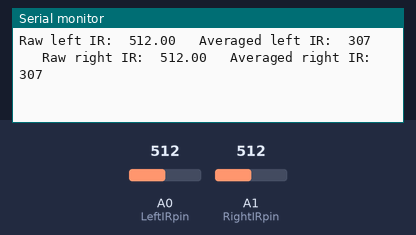
A sketch run on a simulated Arduino Uno, built with avr-gcc and run on an emulated ATmega328P. Shown: the last lines printed to the serial monitor. The inputs (shaded band) are chosen by the test bench; at power-on: A0 (LeftIRpin) = 512, A1 (RightIRpin) = 512.

Above: at 1.2 s.
1.3 s: A0 (LeftIRpin) set to 106
At 2.0 s:
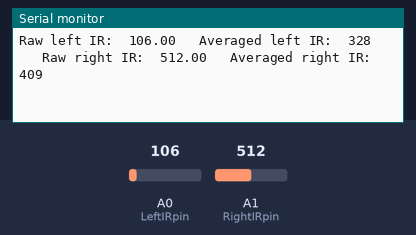
4.3 s: A0 (LeftIRpin) set to 89
At 4.7 s:
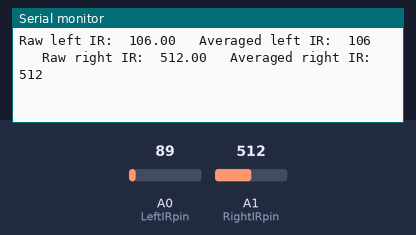
Timing chart, 0 to 7.3 s (numbered marks = the images above; inputs shaded):
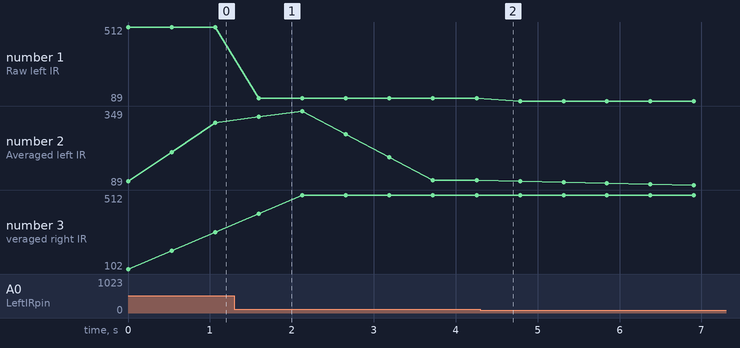

The sketch:

IR_sensor_smoothing.ino
```cpp
// This skrip recordes and averages the values for two IR sensors respectivly.

// Vectors to store IR readins
const int IRvec = 5;   // number of spaces in the vectors
int LeftIRvec[IRvec];  // Left IR sensor vector
int RightIRvec[IRvec]; // Right IR sensor vector
int IRindex = 0;        //Index number for the vector value being changed
int LeftIRtotal = 0;    // Sum of the Left IR vector
int RightIRtotal = 0;   // Sum of the right IR vector
int IRleft = 0;         // Averaged value of the left IR sensor reading
int IRright = 0;        // Averaged value of the right IR sensor readings


// Input pins
int LeftIRpin = A0;
int RightIRpin = A1;


void setup () { Serial.begin(9600);

  for (int zero = 0; zero < IRvec; zero++)  // initialize all vector values to 0
    LeftIRvec[zero] = 0,
    RightIRvec[zero] = 0;
}

void loop(){

  IRsensor(); // Runs the sensor averaging programing as a subsrutien
  delay(500);
}

void IRsensor(){  // Sensor averaging subrutien


  float RawIRleft;        // Variables used to display the raw IR readings
  float RawIRright;

// Aveage left IR sensor readings
   LeftIRtotal = LeftIRtotal - LeftIRvec[IRindex];      // Subtract the last reading from the vector
   LeftIRvec[IRindex] = analogRead(LeftIRpin);          // Read from the sensors
   LeftIRtotal = LeftIRtotal + LeftIRvec[IRindex];      // Add the reading from to the total.
   IRleft = LeftIRtotal / IRvec;                        // Calculate average sensor value

// Averager right IR sensor readings
   RightIRtotal = RightIRtotal - RightIRvec[IRindex];   // Subtract the last reading from the vector
   RightIRvec[IRindex] = analogRead(RightIRpin);        // Read from the sensors
   RightIRtotal = RightIRtotal + RightIRvec[IRindex];   // Add the reading from to the total.
   IRright = RightIRtotal / IRvec;                      // Calculate average sensor value

   IRindex = IRindex + 1;               // Advance to the next position in the array
   if (IRindex >= IRvec) IRindex = 0;   // Wrap around to the begining o fthe aray once your at the end

// Print Sensor values
   RawIRleft  = analogRead(LeftIRpin);   // Raw left IR value
   RawIRright = analogRead(RightIRpin);  // Raw right IR value
   Serial.print("Raw left IR:  ");
   Serial.print(RawIRleft);
   Serial.print("\t Averaged left IR:  ");
   Serial.print(IRleft);
   Serial.print("\t\t Raw right IR:  ");
   Serial.print(RawIRright);
   Serial.print("\t Averaged right IR:  ");
   Serial.println(IRright);

}
```

Measured:
- after the input at 1.3 s, the serial monitor: prints a new line after 0.30 s (image 1)
- plotted number 1: 512 → 106 after the input at 1.3 s, 106 → 89 after the input at 4.3 s
- plotted number 2: 307 → 106 after the input at 1.3 s, 106 → 89 after the input at 4.3 s
